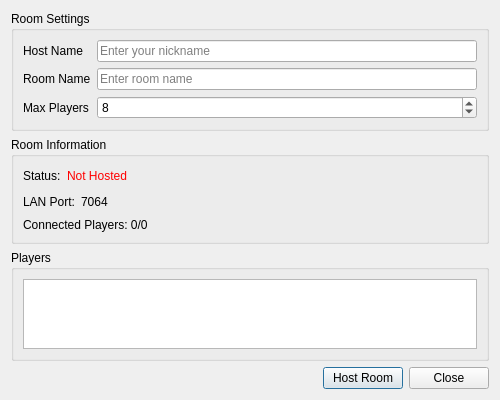
<?xml version="1.0" encoding="UTF-8"?>
<ui version="4.0">
 <class>MelonHostRoom</class>
 <widget class="QDialog" name="MelonHostRoom">
  <property name="geometry">
   <rect>
    <x>0</x>
    <y>0</y>
    <width>500</width>
    <height>400</height>
   </rect>
  </property>
  <property name="windowTitle">
   <string>Host MelonDS LAN Room</string>
  </property>
  <layout class="QVBoxLayout" name="verticalLayout">
   <item>
    <widget class="QGroupBox" name="room_settings_group">
     <property name="title">
      <string>Room Settings</string>
     </property>
     <layout class="QFormLayout" name="formLayout">
      <item row="0" column="0">
       <widget class="QLabel" name="label_nickname">
        <property name="text">
         <string>Host Name</string>
        </property>
       </widget>
      </item>
      <item row="0" column="1">
       <widget class="QLineEdit" name="nickname">
        <property name="maxLength">
         <number>31</number>
        </property>
        <property name="placeholderText">
         <string>Enter your nickname</string>
        </property>
       </widget>
      </item>
      <item row="1" column="0">
       <widget class="QLabel" name="label_room_name">
        <property name="text">
         <string>Room Name</string>
        </property>
       </widget>
      </item>
      <item row="1" column="1">
       <widget class="QLineEdit" name="room_name">
        <property name="maxLength">
         <number>63</number>
        </property>
        <property name="placeholderText">
         <string>Enter room name</string>
        </property>
       </widget>
      </item>
      <item row="2" column="0">
       <widget class="QLabel" name="label_max_players">
        <property name="text">
         <string>Max Players</string>
        </property>
       </widget>
      </item>
      <item row="2" column="1">
       <widget class="QSpinBox" name="max_players">
        <property name="minimum">
         <number>1</number>
        </property>
        <property name="maximum">
         <number>16</number>
        </property>
        <property name="value">
         <number>8</number>
        </property>
       </widget>
      </item>
     </layout>
    </widget>
   </item>
   <item>
    <widget class="QGroupBox" name="room_info_group">
     <property name="title">
      <string>Room Information</string>
     </property>
     <layout class="QVBoxLayout" name="verticalLayout_2">
      <item>
       <layout class="QHBoxLayout" name="horizontalLayout">
        <item>
         <widget class="QLabel" name="label_status">
          <property name="text">
           <string>Status:</string>
          </property>
         </widget>
        </item>
        <item>
         <widget class="QLabel" name="status_label">
          <property name="text">
           <string>Not Hosted</string>
          </property>
          <property name="styleSheet">
           <string notr="true">color: red;</string>
          </property>
         </widget>
        </item>
        <item>
         <spacer name="horizontalSpacer">
          <property name="orientation">
           <enum>Qt::Horizontal</enum>
          </property>
          <property name="sizeHint" stdset="0">
           <size>
            <width>40</width>
            <height>20</height>
           </size>
          </property>
         </spacer>
        </item>
       </layout>
      </item>
      <item>
       <layout class="QHBoxLayout" name="horizontalLayout_2">
        <item>
         <widget class="QLabel" name="label_port">
          <property name="text">
           <string>LAN Port:</string>
          </property>
         </widget>
        </item>
        <item>
         <widget class="QLabel" name="port_label">
          <property name="text">
           <string>7064</string>
          </property>
         </widget>
        </item>
        <item>
         <spacer name="horizontalSpacer_2">
          <property name="orientation">
           <enum>Qt::Horizontal</enum>
          </property>
          <property name="sizeHint" stdset="0">
           <size>
            <width>40</width>
            <height>20</height>
           </size>
          </property>
         </spacer>
        </item>
       </layout>
      </item>
      <item>
       <widget class="QLabel" name="label_players">
        <property name="text">
         <string>Connected Players: 0/0</string>
        </property>
       </widget>
      </item>
     </layout>
    </widget>
   </item>
   <item>
    <widget class="QGroupBox" name="players_group">
     <property name="title">
      <string>Players</string>
     </property>
     <layout class="QVBoxLayout" name="verticalLayout_3">
      <item>
       <widget class="QListWidget" name="players_list">
        <property name="maximumSize">
         <size>
          <width>16777215</width>
          <height>150</height>
         </size>
        </property>
       </widget>
      </item>
     </layout>
    </widget>
   </item>
   <item>
    <spacer name="verticalSpacer">
     <property name="orientation">
      <enum>Qt::Vertical</enum>
     </property>
     <property name="sizeHint" stdset="0">
      <size>
       <width>20</width>
       <height>40</height>
      </size>
     </property>
    </spacer>
   </item>
   <item>
    <layout class="QHBoxLayout" name="button_layout">
     <item>
      <spacer name="horizontalSpacer_3">
       <property name="orientation">
        <enum>Qt::Horizontal</enum>
       </property>
       <property name="sizeHint" stdset="0">
        <size>
         <width>40</width>
         <height>20</height>
        </size>
       </property>
      </spacer>
     </item>
     <item>
      <widget class="QPushButton" name="host_button">
       <property name="text">
        <string>Host Room</string>
       </property>
      </widget>
     </item>
     <item>
      <widget class="QPushButton" name="close_button">
       <property name="text">
        <string>Close</string>
       </property>
      </widget>
     </item>
    </layout>
   </item>
  </layout>
 </widget>
 <resources/>
 <connections/>
</ui>
